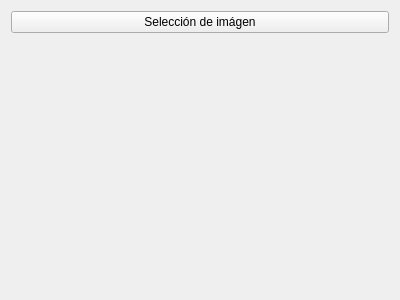
<?xml version="1.0" encoding="UTF-8"?>
<ui version="4.0">
 <class>MainWindow</class>
 <widget class="QMainWindow" name="MainWindow">
  <property name="geometry">
   <rect>
    <x>0</x>
    <y>0</y>
    <width>400</width>
    <height>300</height>
   </rect>
  </property>
  <property name="windowTitle">
   <string>MainWindow</string>
  </property>
  <widget class="QWidget" name="centralWidget">
   <layout class="QVBoxLayout" name="verticalLayout">
    <item>
     <widget class="QPushButton" name="pushButton">
      <property name="text">
       <string>Selección de imágen</string>
      </property>
     </widget>
    </item>
    <item>
     <widget class="QLabel" name="label">
      <property name="text">
       <string/>
      </property>
      <property name="alignment">
       <set>Qt::AlignLeading|Qt::AlignLeft|Qt::AlignTop</set>
      </property>
     </widget>
    </item>
   </layout>
  </widget>
 </widget>
 <layoutdefault spacing="6" margin="11"/>
 <resources/>
 <connections/>
</ui>
